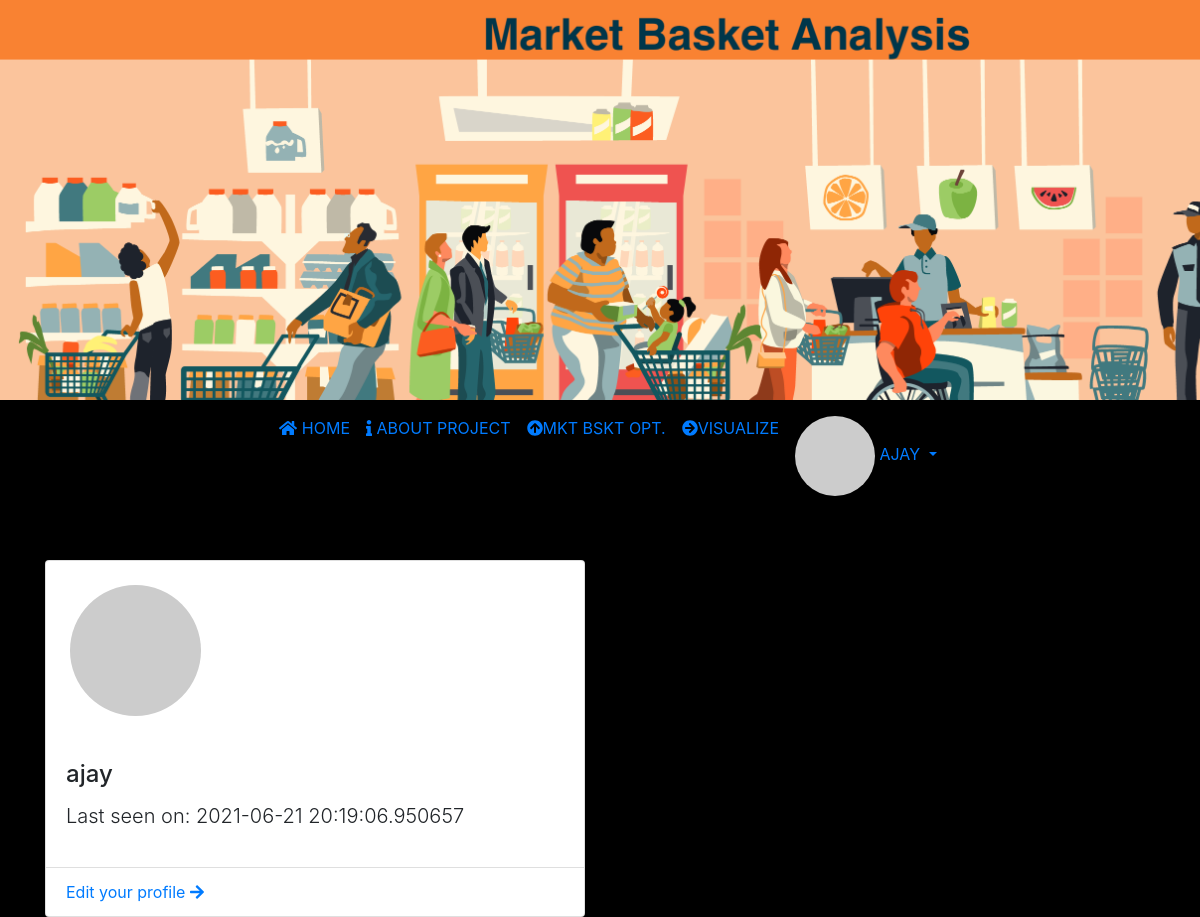
The app's page /user/ajay (signed in), older data.
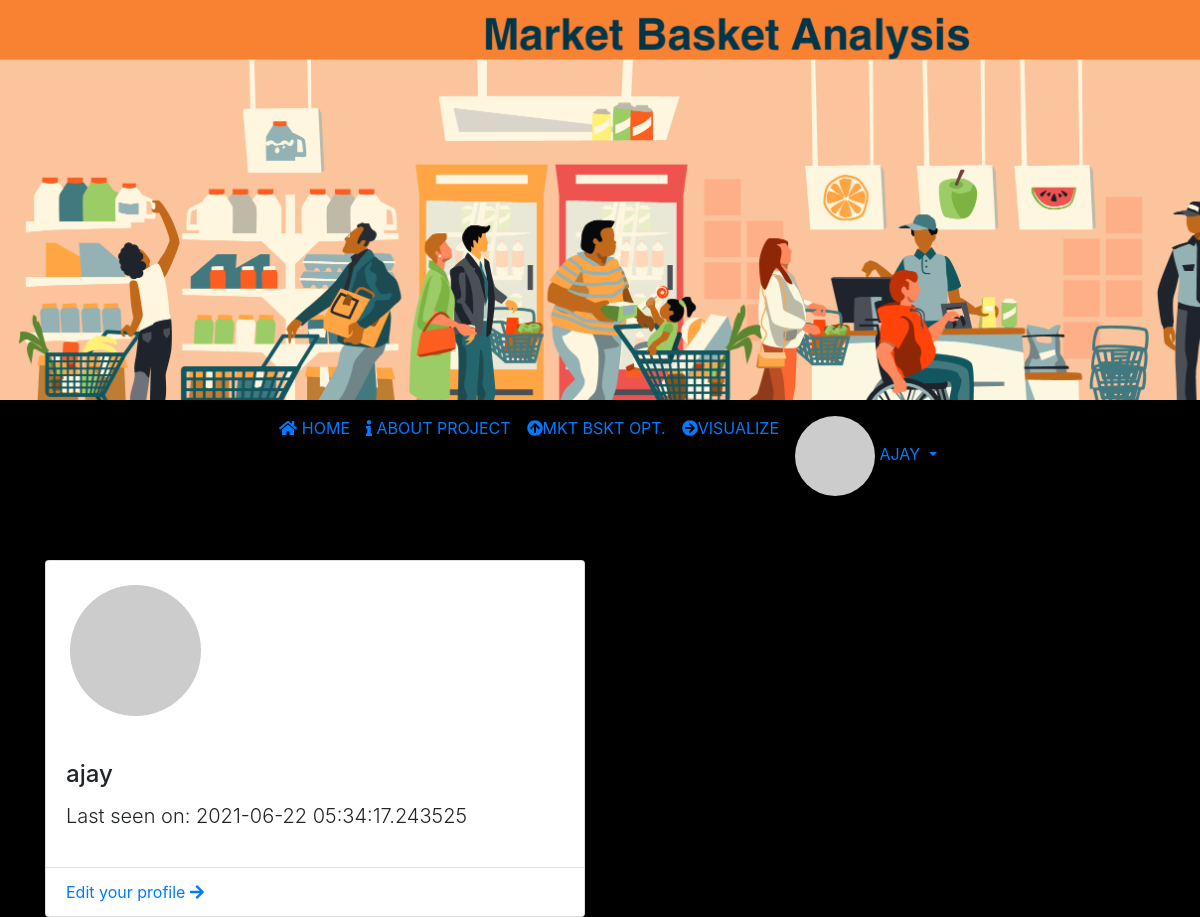
The same page, newer data.
### app/models.py (models this page shows, shortened)
class User(UserMixin, db.Model):
    id = db.Column(db.Integer, primary_key=True)
    username = db.Column(db.String(64), index=True, unique=True)
    email = db.Column(db.String(120), index=True, unique=True)
    password_hash = db.Column(db.String(128))
    created_on = db.Column(db.DateTime, index=True, default=datetime.now)
    about_me = db.Column(db.String(140))
    last_seen = db.Column(db.DateTime, default=datetime.utcnow)
    def avatar(self, size):
        digest = md5(self.email.lower().encode('utf-8')).hexdigest()
        return 'https://www.gravatar.com/avatar/{}?d=identicon&s={}'.format(digest, size)

### app/routes.py (the view)
@login_required
@app.route('/user/<username>')
def user(username):
    user = User.query.filter_by(username=username).first_or_404()
    return render_template('profile.html', user=user, title=f'{user.username} profile')

### app/models.py (called while the page is built)
@login.user_loader
def load_user(id):
    return User.query.get(int(id))

### app/routes.py (called while the page is built)
@app.before_request
def before_request():
    if current_user.is_authenticated:
        current_user.last_seen = datetime.utcnow()
        db.session.commit()

### app/templates/profile.html (shortened to what this page needs)
{% extends 'base.html' %}
{% block body %}
<div class="container">
    <div class="row justify-items-center">
        <div class="col-md-6 mt-5">
            <div class="card">
               <div class="col-md-4 p-4">
                <img class="card-img rounded-circle"  src="{{user.avatar(128)}}" alt="{{user.username}}">
               </div>
                <div class="card-body">
                    <h4 class="card-title">{{user.username}}</h4>
                    {% if user.last_seen %}<p class="lead">Last seen on: {{ user.last_seen }}</p>{% endif %}
                </div>
                <ul class="list-group list-group-flush">
                    <li class="list-group-item"><a href="{{ url_for('edit_profile') }}">Edit your profile <i class="fas fa-arrow-right    "></i></a></li>
                </ul>
            </div>
        </div>
    </div>
</div>
{% endblock %}

### app/templates/base.html (shortened to what this page needs)
<!doctype html>
<html lang="en">
<head>
    <link rel="stylesheet" href="https://stackpath.bootstrapcdn.com/bootstrap/4.3.1/css/bootstrap.min.css">
    <link rel="stylesheet" href="https://use.fontawesome.com/releases/v5.1.1/css/all.css">
</head>
<body>
    {% include "header.html" %}
    {% include "navbar.html" %}
    {% block body %}{% endblock %}
</body>
</html>

### app/templates/header.html (shortened to what this page needs)
<div class="jumbotron jumbotron-fluid py-5  mb-0 headarea">
  </div>

### app/templates/navbar.html (shortened to what this page needs)
<nav class="navbar navbar-expand-lg navbar-primary  sticky-top">
    <div class="collapse navbar-collapse" id="mainmenu">
      <ul class="navbar-nav mx-auto mt-2 mt-lg-0  ">
        <li class="nav-item ">
          <a class="nav-link text-uppercase" href="{{url_for('index')}}"><i class="fas fa-home "></i> Home <span class="sr-only">(current)</span></a>
        </li>
        <li class="nav-item ">
          <a class="nav-link text-uppercase" href="{{url_for('about')}}"><i class="fas fa-info "></i> About Project </a>
        </li>
        <li class="nav-item">
          <a class="nav-link text-uppercase" href="/mbo" title="MARKET BASKET OPTIMIZATION"><i class="fas fa-arrow-circle-up"></i>Mkt Bskt Opt.</a>
        </li>
        <li class="nav-item">
          <a class="nav-link text-uppercase" href="/visualize" title="GRAPH"><i class="fas fa-arrow-circle-right"></i>Visualize</a>
        </li>
        {% if current_user.is_anonymous %}
        <li class="nav-item dropdown">
          <a class="nav-link dropdown-toggle text-uppercase" href="#" id="dropdownId" data-toggle="dropdown" aria-haspopup="true" aria-expanded="false"><i class="fas fa-user-circle    "></i> Account</a>
          <div class="dropdown-menu" aria-labelledby="dropdownId">
            <a class="dropdown-item" href="/login">Login</a>
            <a class="dropdown-item" href="/register">Create free account</a>
          </div>
        </li>
        {% else %}
        <li class="nav-item dropdown">
          <a class="nav-link dropdown-toggle text-uppercase" href="#" id="dropdownId" data-toggle="dropdown" aria-haspopup="true" aria-expanded="false">
            <img src="{{ current_user.avatar(24) }}" class="rounded-circle">  {{current_user.username}}
          </a>
        </li>
        {% endif %}
      </ul>
    </div>
  </nav>

### app/templates/profile.html (style rules this page uses)
body { background-color: rgb(0, 0, 0); }

### app/templates/base.html (style rules this page uses)
.headarea { height: 50vh; background-image: url('/static/images/head.png'); background-size: cover; }

Row changes from the older to the newer data that the page shows:
changed User "ajay": last_seen "2021-06-21 20:19:06.950657" → "2021-06-22 05:34:17.243525"
